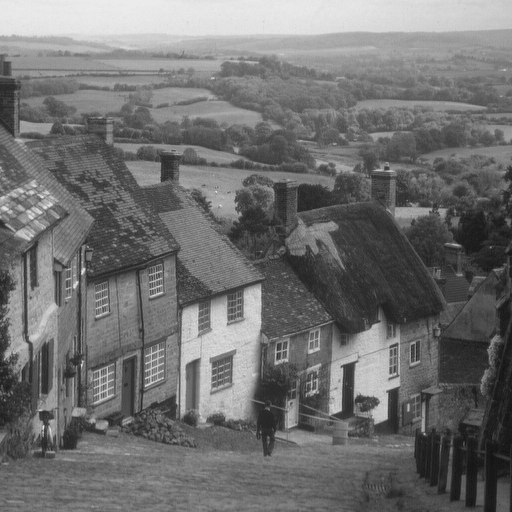
#> input picture pics/Goldhill.bmp, 512 x 512 px, found by its file name; the run also reads 1 picture not shown here
$ python FLANN_match.py
#> lines starting #> are read from the running program, lines starting #| are printed output that depends on the picture
# -*- coding: utf-8 -*-
import numpy as np
import cv2
from matplotlib import pyplot as plt
img1 = cv2.imread('pics\\Goldhill.bmp',0) #queryImage
#> img1 is the input picture: shape (512, 512); min 16, max 235, mean 112.2
img2 = cv2.imread('pics\\Goldhill1.bmp',0) # trainImage
#创建sift检测器
sift = cv2.xfeatures2d.SIFT_create(10)
# 提取并计算特征点
kp1, des1 = sift.detectAndCompute(img1,None)
#> kp1 = 10 keypoints; (x, y, size): (380, 414, 11.2), (83, 270, 3.2), (349, 370, 9.2), (335, 406, 9.6), (374, 363, 44.5), (253, 299, 14.1), (253, 299, 14.1), (393, 394, 7.9), (75, 285, 3.9), (194, 365, 7.9)
kp2, des2 = sift.detectAndCompute(img2,None)
#> kp2 has the same summary as kp1

# FLANN匹配器 parameters
FLANN_INDEX_KDTREE = 0#对于SIFT和URF算法
index_params = dict(algorithm = FLANN_INDEX_KDTREE, trees = 5)
search_params = dict(checks=50) # 遍历的次数
flann = cv2.FlannBasedMatcher(index_params,search_params)
matches = flann.knnMatch(des1,des2,k=2)
#> matches = 10 matches

# Need to draw only good matches, 创建掩模
matchesMask = [[0,0] for i in range(len(matches))]
#> matchesMask = [[0, 0], [0, 0], [0, 0], [0, 0], [0, 0], [0, 0], [0, 0], [0, 0], [0, 0], [0, 0]]
# ratio test as per Lowe's paper
for i,(m,n) in enumerate(matches):
    if m.distance < 0.7*n.distance:
        matchesMask[i]=[1,0]
#> this loop made 10 passes
#> after the loop, matchesMask = [[1, 0], [1, 0], [1, 0], [1, 0], [1, 0], [1, 0], [1, 0], [1, 0], [1, 0], [1, 0]]
draw_params = dict(matchColor = (0,255,0),singlePointColor = (255,0,0),matchesMask = matchesMask,flags = 0)
#> draw_params = {'matchColor': (0, 255, 0), 'singlePointColor': (255, 0, 0), 'matchesMask': [[1, 0], [1, 0], [1, 0], [1, 0], [1, 0], [1, 0], [1, 0], [1, 0], [1, 0], [1, 0]], 'flags': 0}
img3 = cv2.drawMatchesKnn(img1,kp1,img2,kp2,matches,None,**draw_params)
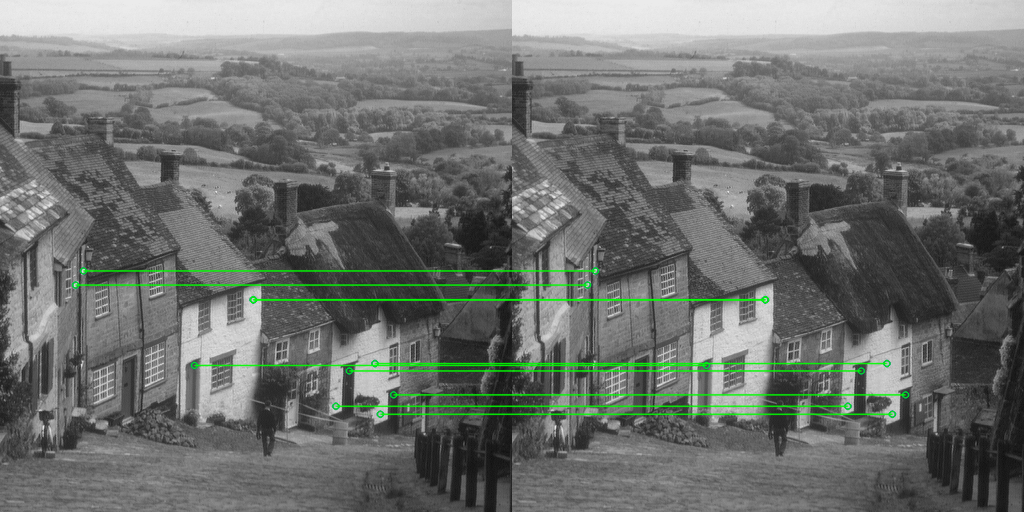
#> img3: shape (512, 1024, 3); mean of channels 0, 1, 2 110.9, 114.2, 110.8; drawn as B, G, R
#plt.imshow(img3,),plt.show()
cv2.imshow('result',img3)
cv2.waitKey()
